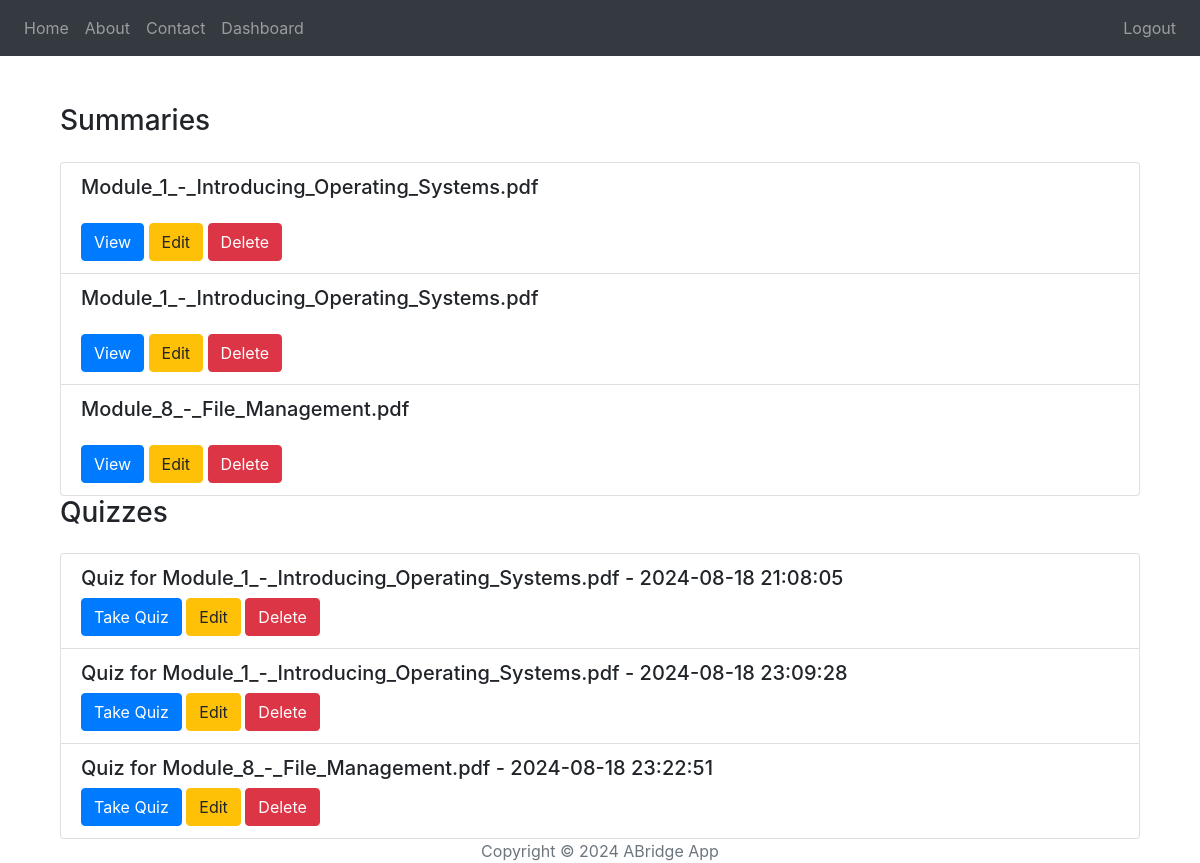
The page /dashboard (signed in) on the database its author committed.
### website/models.py (models this page shows)
class Upload(db.Model):
    id = db.Column(db.Integer, primary_key=True)
    user_id = db.Column(db.Integer, db.ForeignKey('user.id'), nullable=False)
    filename = db.Column(db.String(150))
    text = db.Column(db.Text)
    summary = db.Column(db.Text)
    date_created = db.Column(db.DateTime(timezone=True), default=func.now())

class Quiz(db.Model):
    id = db.Column(db.Integer, primary_key=True)
    title = db.Column(db.String(150), nullable=False)
    user_id = db.Column(db.Integer, db.ForeignKey('user.id'), nullable=False)
    questions = db.relationship('Question', backref='quiz', lazy=True)

### website/views.py (the view)
@views.route('/dashboard')
@login_required
def dashboard():
    user_summaries = Upload.query.filter_by(user_id=current_user.id).all()
    user_quizzes = Quiz.query.filter_by(user_id=current_user.id).all()
    return render_template('nav/dashboard.html', user=current_user, uploads=user_summaries, quizzes=user_quizzes, summaries=user_summaries)

### website/__init__.py (called while the page is built)
def create_app():
    app = Flask(__name__)
    app.config['SECRET_KEY'] = SECRET_KEY
    app.config['SQLALCHEMY_DATABASE_URI'] = f'sqlite:///{DB_NAME}'
    app.config['UPLOAD_FOLDER'] = 'uploads'
    db.init_app(app)
    migrate.init_app(app, db)
    os.makedirs(app.config['UPLOAD_FOLDER'], exist_ok=True)
    from .views import views
    from .auth import auth
    app.register_blueprint(views, url_prefix='/')
    app.register_blueprint(auth, url_prefix='/')
    from .models import User, Upload, Quiz, Question
    with app.app_context():
        db.create_all()
    login_manager = LoginManager()
    login_manager.login_view = 'auth.login'
    login_manager.init_app(app)
    @login_manager.user_loader
    def load_user(id):
        return User.query.get(int(id))
    return app

### website/templates/nav/dashboard.html (shortened to what this page needs)
{% extends "base.html" %}
{% block content %}
<main class="container mt-5">
    <h1 class="h3 mt-5 mb-4">Summaries</h1>
    <div class="list-group">
        {% for summary in summaries %}
        <div class="list-group-item">
            <h5>{{ summary.filename }}</h5>
            <a href="{{ url_for('views.view_summary', summary_id=summary.id) }}" class="btn btn-primary">View</a>
            <a href="{{ url_for('views.edit_summary', summary_id=summary.id) }}" class="btn btn-warning">Edit</a>
            <form action="{{ url_for('views.delete_summary', summary_id=summary.id) }}" method="POST" class="d-inline">
                <button type="submit" class="btn btn-danger">Delete</button>
            </form>
        </div>
        {% endfor %}
    </div>
    <h1 class="h3 mb-4">Quizzes</h1>
    <div class="list-group">
        {% for quiz in quizzes %}
        <div class="list-group-item">
            <h5>{{ quiz.title }}</h5>
            <a href="{{ url_for('views.quiz', quiz_id=quiz.id) }}" class="btn btn-primary">Take Quiz</a>
            <a href="{{ url_for('views.edit_quiz', quiz_id=quiz.id) }}" class="btn btn-warning">Edit</a>
            <form action="{{ url_for('views.delete_quiz', quiz_id=quiz.id) }}" method="POST" class="d-inline">
                <button type="submit" class="btn btn-danger">Delete</button>
            </form>
        </div>
        {% endfor %}
    </div>
</main>
{% endblock %}

### website/templates/base.html (shortened to what this page needs)
<!DOCTYPE html>
<html lang="en">
<head>
    <link
        rel="stylesheet"
        href="https://stackpath.bootstrapcdn.com/bootstrap/4.4.1/css/bootstrap.min.css"
    />
    <link
        rel="stylesheet"
        href="https://stackpath.bootstrapcdn.com/font-awesome/4.7.0/css/font-awesome.min.css"
    />
</head>
<body>
    <header class="navbar navbar-expand-lg navbar-dark bg-dark">
        <div class="collapse navbar-collapse" id="navbar">
            <div class="navbar-nav">
                <a class="nav-item nav-link" id="home" href="/">Home</a>
                <a class="nav-item nav-link" id="about" href="/about">About</a>
                <a class="nav-item nav-link" id="contact" href="/contact">Contact</a>
                {% if user.is_authenticated %}
                <a class="nav-item nav-link" id="dashboard" href="/dashboard">Dashboard</a>
                {% endif %}
            </div>
            <div class="navbar-nav ml-auto">
                {% if not user.is_authenticated %}
                <a class="nav-item nav-link" id="login" href="/login">Login</a>
                <a class="nav-item nav-link" id="signUp" href="/sign-up">Sign Up</a>
                {% else %}
                <a class="nav-item nav-link" id="logout" href="/logout">Logout</a>
                {% endif %}
            </div>
        </div>
    </header>
    <main class="container">
        {% block content %}
        {% endblock %}
    </main>
    <footer class="footer">
        <div class="container text-center">
            <span class="text-muted">Copyright © 2024 ABridge App</span>
        </div>
    </footer>
</body>
</html>

### rows shown on the page
Upload: filename "Module_1_-_Introducing_Operating_Systems.pdf"
Upload: filename "Module_1_-_Introducing_Operating_Systems.pdf"
Upload: filename "Module_8_-_File_Management.pdf"
Quiz: title "Quiz for Module_1_-_Introducing_Operating_Systems.pdf - 2024-08-18 21:08:05"
Quiz: title "Quiz for Module_1_-_Introducing_Operating_Systems.pdf - 2024-08-18 23:09:28"
Quiz: title "Quiz for Module_8_-_File_Management.pdf - 2024-08-18 23:22:51"
